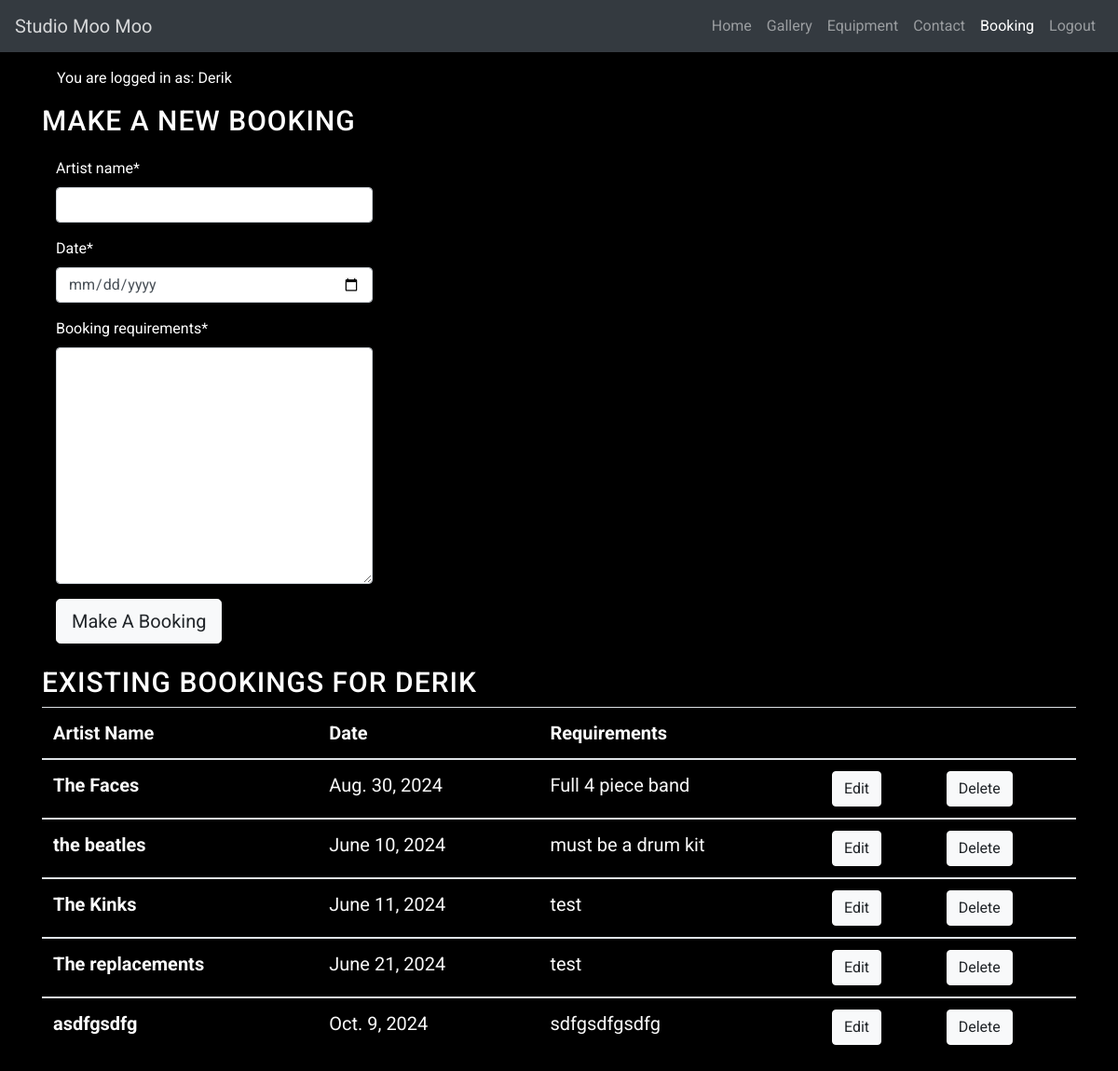
Before: /my_bookings/ (signed in) with the older database file.
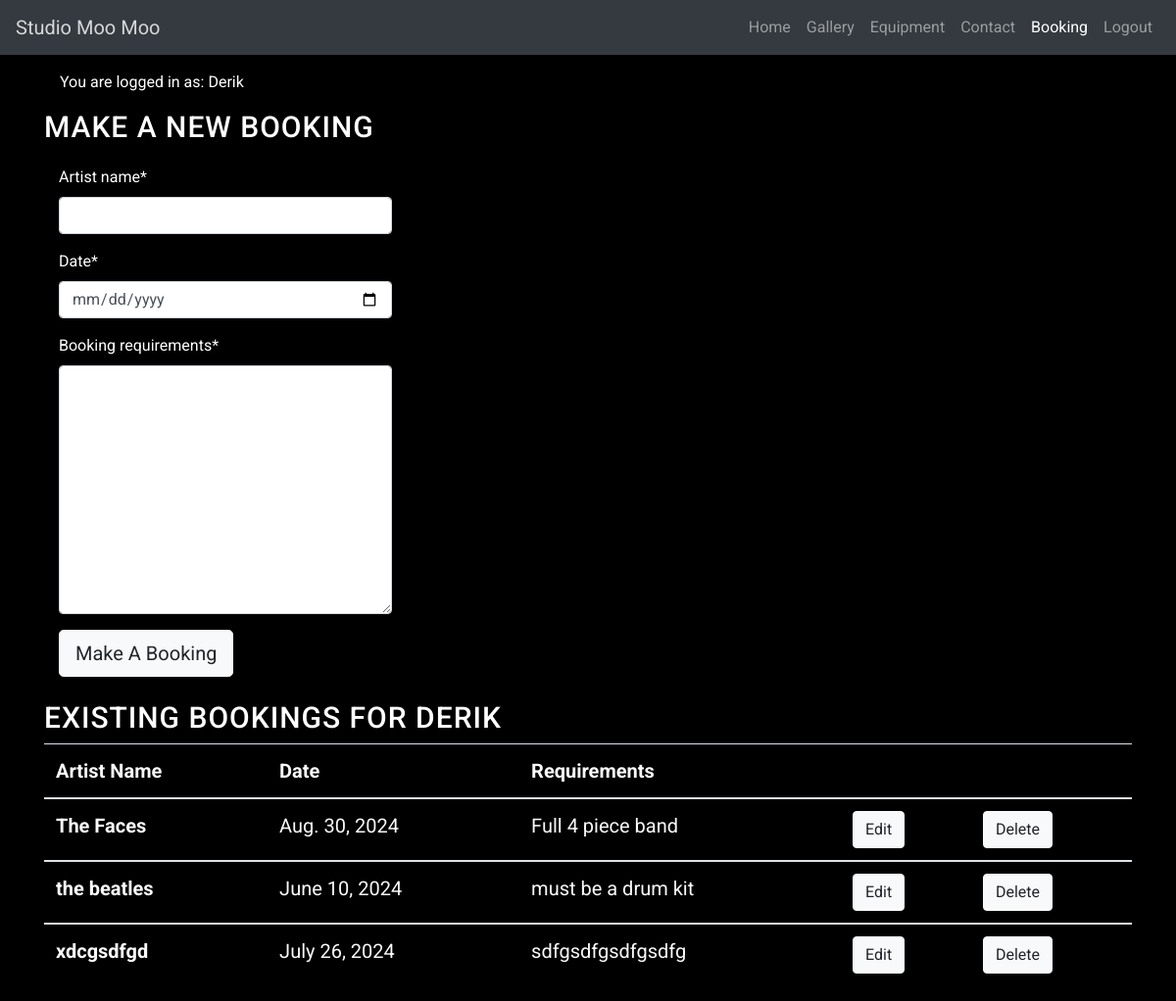
After: the same page with the newer database file.
### booking/models.py (models this page shows, shortened)
class Booking(models.Model):
    user = models.ForeignKey(User, on_delete=models.CASCADE)
    artist_name = models.CharField(max_length=30)
    date = models.DateField()
    booking_requirements = models.CharField(max_length=700)

### booking/views.py (the view)
# urls.py: path('my_bookings/', views.my_bookings, name='my_bookings'),
def my_bookings(request):
    bookings = Booking.objects.filter(user=request.user)
    booking_form = BookingForm()
    if request.method == "POST":
        booking_form = BookingForm(data=request.POST)
        if booking_form.is_valid():
            booking = booking_form.save(commit=False)
            booking.user = request.user
            booking.save()
    return render(
        request,
        "booking/booking_list.html",
        {
            'booking_form' : booking_form,
            'bookings': bookings,
        },
    )

### booking/forms.py
class BookingForm(forms.ModelForm):
    class Meta:
        model = Booking
        fields = ('artist_name','date','booking_requirements')
        widgets = {
            'nrtist_name': forms.Textarea(attrs={'cols': 60, 'rows': 1}),
            'date': forms.TextInput(attrs={'type': 'date'}),
            'booking_requirements': forms.Textarea()
        }

### booking/templates/booking/booking_list.html (shortened to what this page needs)
{% extends "base.html" %} {% block title %} Studio Moo Moo {% endblock %}
{% load static %}
{% load crispy_forms_tags %}
{% block content %}
<body>
    <main class="flex-shrink-0 main-bg">
        {% if user.is_authenticated %}
        <p class="text-end m-3">You are logged in as: {{ user }}</p>
        {% else %}
        <p class="text-end m-3">You are not logged in</p>
        {% endif %}
    <div>
        <h1>Make a new Booking</h1>
        <div class="col-md-4 mb-4 mt-3">
          <div>
            {% if user.is_authenticated %}
            <form id="bookingForm" method="post"
              style="margin-top: 1.3em;">
              {{ booking_form | crispy }}
              <button id="BookingButton" type="submit"
                class="btn btn-lg btn-light">Make A Booking</button>
            </form>
            {% else %}
            <p>Log in to make a booking</p>
            {% endif %}
          </div>
        </div>
    </div>
    <div>
        <h1>Existing bookings for {{ user }}</h1>
    </div>
    <table class="table">
        <thead>
          <tr>
            <th scope="col">Artist Name</th>
            <th scope="col">Date</th>
            <th scope="col">Requirements</th>
            <th></th>
            <th></th>
          </tr>
        </thead>
        {% for booking in bookings %}
        <tbody>
          <tr>
            <th scope="row">{{ booking.artist_name }}</th>
            <td>{{ booking.date }}</td>
            <td>{{ booking.booking_requirements }}</td>
            {% if user.is_authenticated %}
            <td>
              <a class="btn btn-light btn-edit" href="{% url 'edit_booking' booking.pk%}">Edit</a>
            <td>
              <a class="btn btn-light btn-edit" href="{% url 'delete_booking' booking.pk%}">Delete</a></td>
            {% endif %}</td>
          </tr>
        {% endfor %}
        </tbody>
      </table>
    </div>
</body>
</html>
{% endblock %}

### templates/base.html (shortened to what this page needs)
{% load static %}
{% url 'home' as home_url %}
{% url 'account_login' as login_url %}
{% url 'account_signup' as signup_url %}
{% url 'account_logout' as logout_url %}
<!DOCTYPE html>
<html lang="en">
<head>
  <link rel="stylesheet" href="https://stackpath.bootstrapcdn.com/bootstrap/4.3.1/css/bootstrap.min.css"
    rel="stylesheet" />
  <link rel="stylesheet" type="text/css" href="{% static 'css/style.css' %}">
</head>
<body>
  <nav class="navbar navbar-custom navbar-expand-lg navbar-dark bg-dark">
    <a class="navbar-brand" href="#">Studio Moo Moo</a>
    <div class="collapse navbar-collapse" id="navbarSupportedContent">
      <ul class="navbar-nav ml-auto">
        <li class="nav-item">
          <a class="nav-link" href="{% url 'home' %}">Home</a>
        </li>
        <li class="nav-item">
          <a class="nav-link" href="#">Gallery</a>
        </li>
        <li class="nav-item">
          <a class="nav-link" href="#">Equipment</a>
        </li>
        <li class="nav-item">
          <a class="nav-link" href="#">Contact</a>
        </li>
        <li class="nav-item active">
          <a class="nav-link" href="{% url 'booking' %}">Booking <span class="sr-only">(current)</span></a>
        </li>
        {% if user.is_authenticated %}
        <li class="nav-item">
          <a class="nav-link {% if request.path == logout_url %}active{% endif %}" aria-current="page"
            href="{% url 'account_logout' %}">Logout</a>
        </li>
        {% else %}
        <li class="nav-item">
          <a class="nav-link {% if request.path == login_url %}active{% endif %}" aria-current="page"
            href="{% url 'account_login' %}">Client Portal</a>
        </li>
        {% endif %}
      </ul>
    </div>
  </nav>
    <div class="container">
    {% block content %}
    {% endblock %}</div>
</body>
</html>

### static/css/style.css (style rules this page uses)
body { min-height: 100vh; display: flex; flex-direction: column; background-color: #000000; color: #ffffff; font-family: 'roboto', Lucida Sans, monospace; }
h1, h2 { font-family: 'roboto', 'Lucida Sans'; font-size: 30px; color: #ffffff; text-transform: uppercase; letter-spacing: 1px; }
.navbar-custom { background-color: black; }
.navbar-custom { background-color: #ff5500; }
.navbar-custom .navbar-brand, .navbar-custom .navbar-text { color: rgba(255,255,255,.8); }
.navbar-custom .navbar-nav .nav-link { color: rgba(255,255,255,.5); }
.navbar-custom .nav-item.active .nav-link, .navbar-custom .nav-item:focus .nav-link, .navbar-custom .nav-item:hover .nav-link { color: #ffffff; }
.table { font-family: 'roboto', 'Lucida Sans'; font-size: 20px; color: #fafafa; }

Changed rows visible on the page:
removed Booking: artist_name "The Kinks", date "June 11, 2024", booking_requirements "test"
removed Booking: artist_name "The replacements", date "June 21, 2024", booking_requirements "test"
removed Booking: artist_name "asdfgsdfg", date "Oct. 9, 2024", booking_requirements "sdfgsdfgsdfg"
added Booking: artist_name "xdcgsdfgd", date "July 26, 2024", booking_requirements "sdfgsdfgsdfgsdfg"
